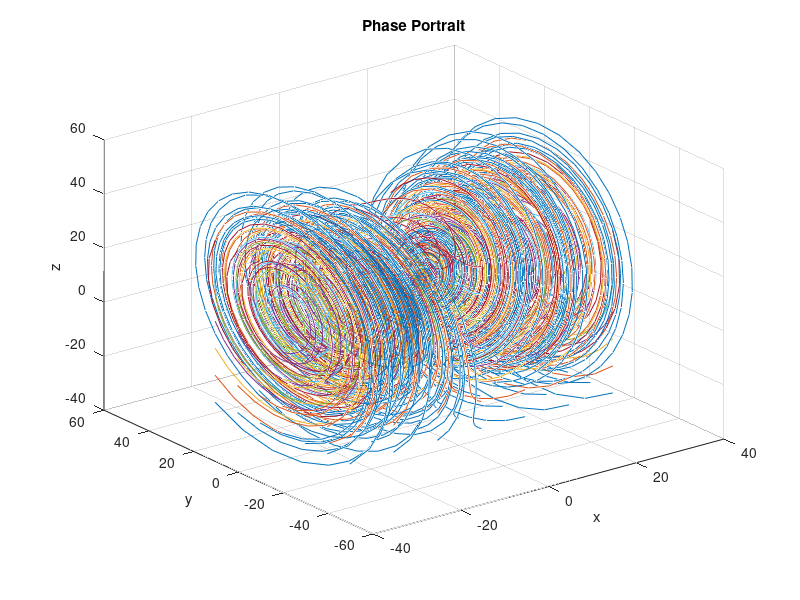
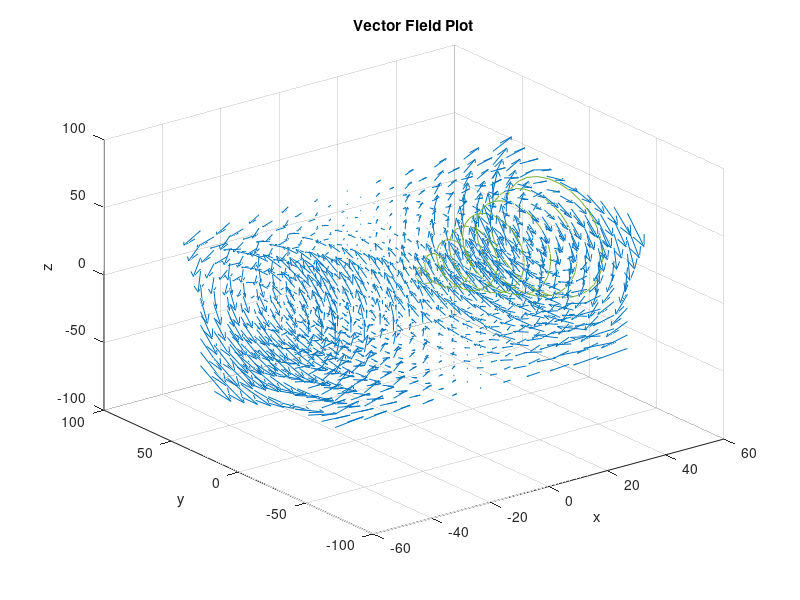
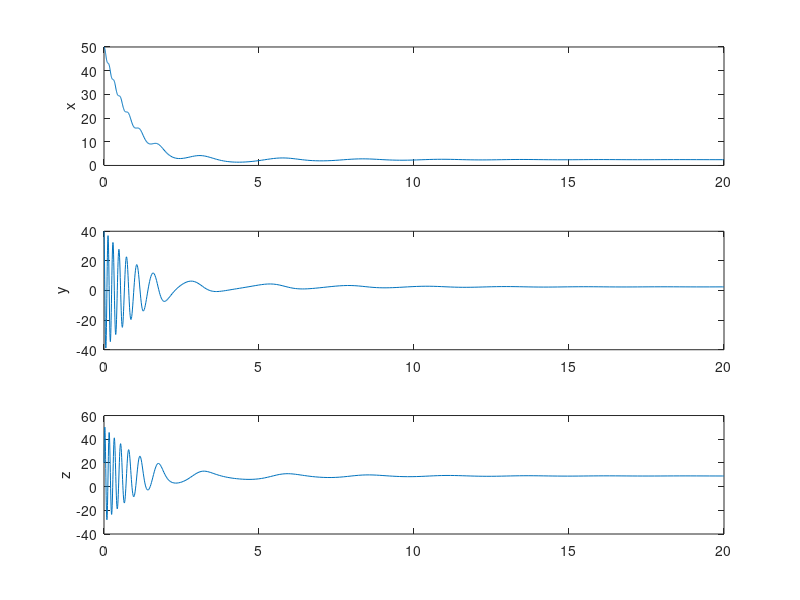

Write the MATLAB code that produced these figures, in order.
clear all;
close all;

%% Paramaters and System Defenition
%parameters of Lorenz Eq'ns
rho = 10;
sigma = 1.1;
beta = 2/3;

%define system of ODEs
f = @(t,x) [sigma*(x(2)-x(1));x(1)*(rho-x(3))-x(2);x(1)*x(2)-beta*x(3)];

%% Create Phase portrait
%Create grid for phase portrait (x,y,z have same values)
x = -30:10:30; 
%size of gride
len = length(x)^3;

%create empty array to hold ode45 sol'ns for all points in grid
t_phase = zeros(len,4000,1);
X_phase = zeros(len,4000,3);

%nth data point (n=1:len)
n=1;
for i=1:length(x)
    for j=1:length(x)
        for k=1:length(x)
            %solve for each point on grid
            [t,X]= ode45(f, [0 20], [x(i) x(j) x(k)]);
            soln_len = length(t);
            %append 0s to sol'n to make it same dims as t_phase, X_phase
            t(numel(t_phase(n,:))) = 0;
            X(numel(t_phase(n,:)),:) = 0;

            %store the values of the sol'n
            t_phase(n,:) = t;
            t_phase(n,1) = soln_len; %stores the num steps of the sol'n for plotting
            X_phase(n,:,:) = X;
            n=n+1;
        end
    end
end

% PHASE PORTRAIT
figure;

%plots all sol'ns
for n=1:len
    %plots only the number of steps in the sol'n for each initial condition
    plot3(X_phase(n,1:t_phase(n,1),1), X_phase(n,1:t_phase(n,1),2), X_phase(n,1:t_phase(n,1),3));
    hold on;
end

grid on;
title('Phase Portrait');
xlabel('x');
ylabel('y');
zlabel('z');

%VECTOR FIELD
%create grid 
[x,y,z] = meshgrid(-50:10:50);

%calculate force vector at each point
u = sigma.*(y-x); %x_dot
v = x.*(rho-z);   %y_dot
w = x.*y-beta.*z; %z_dot

%calculate one random sol'n to plot for reference in field graph
[t,X] = ode45(f, [0,20], [50,40,20]);

figure;
%quiver plots vector field for each point in the mesh
quiver3(x,y,z,u,v,w,3);
hold on;
plot3(X(:,1), X(:,2), X(:,3));
grid on;
title('Vector Field Plot');
xlabel('x');
ylabel('y');
zlabel('z');

%TIME SERIES
%uses sol'n from ode45 in vector field
figure;
%subplots x,y,z over time for sol'n
subplot(3,1,1);
plot(t,X(:,1));
ylabel('x');
subplot(3,1,2);
plot(t,X(:,2));
ylabel('y');
subplot(3,1,3);
plot(t,X(:,3));
ylabel('z');
